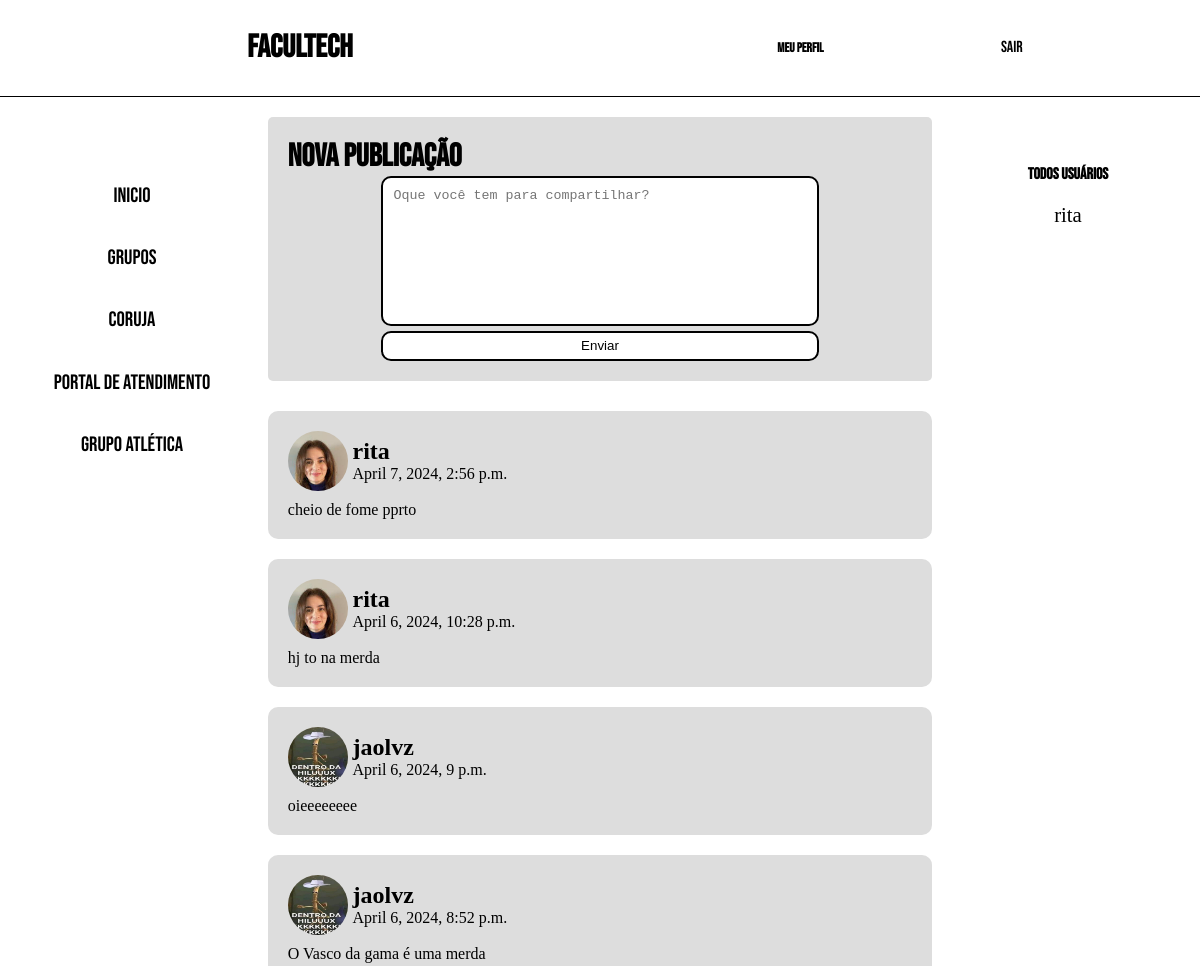
/feed/homepage/ (signed in), run on the app's committed database.
### feed/models.py (models this page shows, shortened)
class Post(models.Model):
    autor = models.ForeignKey(User,on_delete=models.CASCADE)
    conteudo = models.TextField()
    postado = models.DateTimeField(auto_now_add=True)

### usuarios/models.py (models this page shows, shortened)
class Perfil(models.Model):
    usuario = models.OneToOneField(User,on_delete=models.CASCADE)
    imagem_perfil= models.ImageField(upload_to='imagens_perfil/',blank=True,null=True)

### feed/views.py (the view)
# urls.py: path('homepage/',views.homepage ,name='homepage'),
@login_required(login_url='usuarios:login')
def homepage(request):
    user = request.user
    posts = Post.objects.all()
    usuarios = User.objects.all()
    perfil = request.user.perfil
    imagem_perfil_url = perfil.imagem_perfil.url
    contexto = {'imagem_perfil_url': imagem_perfil_url,'user':user, 'usuarios':usuarios, 'posts':posts}
    return render(request, 'homepage.html', contexto)

### feed/templates/homepage.html (shortened to what this page needs)
{% load static %}
<!DOCTYPE html>
<html lang="pt-br">
<head>
    <link rel="stylesheet" href="{% static 'feed/css/feed.css'%}">
</head>
<body>
    <header>
        <div class="logo"><h1>Facultech</h1></div>
        <a href="{% url 'feed:meuperfil' %}"><div class="infos"> <h5>Meu perfil</h5></a>
        <a href="{% url 'feed:sair' %}">Sair</a></div>
    </header>
    <main>
        <div class="esquerdaMain">
            <ul>
                <li>Inicio</li>
                <li>Grupos</li>
                <li>Coruja</li>
                <li>Portal de Atendimento</li>
                <li>Grupo Atlética</li>
           </ul>
        </div>
        <div class="direitaMain">
            <h4>Todos usuários</h4>
           <ul>
            {% for usuario in usuarios %}
                {% if usuario != request.user %}
                <li>{{ usuario.username }}</li>
                {% endif %}
            {% endfor %}
        </ul>
            </div>
        <div class="meioMain">
            <div class="novo_post">
                <h1>Nova Publicação </h1>
                <form action="{% url 'feed:upload_post' %}" class="form_msg" method="POST" enctype="multipart/form-data">
                <textarea name="texto" placeholder="Oque você tem para compartilhar?"  class="area_text" id="texto" cols="30" rows="5"></textarea>
                <input type="submit" class="enviar_texto" value="Enviar">
                </form>
           </div>
            <div class="conteudo">
                {% for post in posts|dictsortreversed:"postado" %}
                <div class="post">
                    <div class="cabeçalho_post">
                        <div class="post_foto">
                            {% if post.autor.perfil.imagem_perfil %}
                                <img id="foto_post" src="{{ post.autor.perfil.imagem_perfil.url }}" alt="Foto de perfil de {{ post.autor.username }}">
                            {% else %}
                                <img id="foto_post" src="{% static 'caminho/para/imagem_padrao.jpg' %}" alt="Foto de perfil padrão">
                            {% endif %}
                        </div>
                        <div class="post_info">
                            <h2 class="post_autor"><strong> {{ post.autor.username }}</strong></h2>
                            <p class="post_data">{{ post.postado }}</p>
                        </div>
                    </div>
                    <p class="post_conteudo">{{ post.conteudo }}</p>
                </div>
            {% endfor %}
            </div>
       </div>
    </main>
</body>
</html>

### static/feed/css/feed.css (style rules this page uses)
body { width: 100vw; height: 100vh; }
header { font-family: 'fonteLogo'; display: flex; align-items: center; justify-content: space-between; height: 10vh; border-bottom: 1px solid; }
.logo { width: 50%; height: 100%; display: flex; align-items: center; justify-content: center; }
.infos { width: 50%; height: 100%; display: flex; justify-content: space-evenly; align-items: center; }
.infos a { text-decoration: none; color: black; }
main { position: relative; width: 100%; height: 90vh; display: flex; justify-content: center; padding: 10px; overflow-x: hidden; }
.meioMain { width: 58%; padding: 10px; display: flex; align-items: center; flex-direction: column; }
.meioMain h1 { font-family: 'fonteLogo'; }
.novo_post { width: 100%; border-radius: 5px; background-color: rgb(221, 221, 221); padding: 20px; }
.form_msg { display: flex; flex-direction: column; align-items: center; }
.area_text { height: 150px; width: 70%; resize: none; padding: 10px; border: 2px solid; border-radius: 10px; }
.enviar_texto { margin-top: 5px; width: 70%; height: 30px; border: 2px solid; border-radius: 10px; background-color: white; }
.conteudo { display: flex; flex-direction: column; align-items: center; justify-content: center; margin-top: 10px; width: 100%; }
.post { width: 100%; background-color: rgb(221, 221, 221); margin-top: 20px; border-radius: 10px; display: flex; flex-direction: column; padding: 20px; }
.cabeçalho_post { width:100%; height: 100%; display: flex; align-items: center; }
.post_foto { width: 60px; height: 60px; border-radius: 50%; }
.post_foto img { width: 100%; height: 100%; border-radius: 50%; }
.post_info { width: 90%; margin-left: 5px; }
.post_conteudo { margin-top: 10px; }
.esquerdaMain, .direitaMain { width: 19%; height: 100%; top: 16vh; padding: 10px; position: fixed; }
.esquerdaMain ul, .direitaMain ul { list-style-type: none; line-height: 3 ; font-size: 1.3em; }
.esquerdaMain { left: 0; text-align: center; margin-left: 1.5vw; font-family: 'fonteLogo'; }
.direitaMain { right: 0; text-align: center; margin-right: 1.5vw; }
.direitaMain h4 { font-family: 'fonteLogo' }

### static/basico/css/basico.css (style rules this page uses)
* { margin:0; padding:0; box-sizing: border-box; }

### data on the page
Post: autor.perfil.imagem_perfil (picture), autor.username "rita", postado "April 7, 2024, 2:56 p.m.", conteudo "cheio de fome pprto"
Post: autor.perfil.imagem_perfil (picture), autor.username "rita", postado "April 6, 2024, 10:28 p.m.", conteudo "hj to na merda"
Post: autor.perfil.imagem_perfil (picture), autor.username "jaolvz", postado "April 6, 2024, 9 p.m.", conteudo "oieeeeeeee"
Post: autor.perfil.imagem_perfil (picture), autor.username "jaolvz", postado "April 6, 2024, 8:52 p.m.", conteudo "O Vasco da gama é uma merda"

### other printed values
{{ usuario.username }} "rita"
